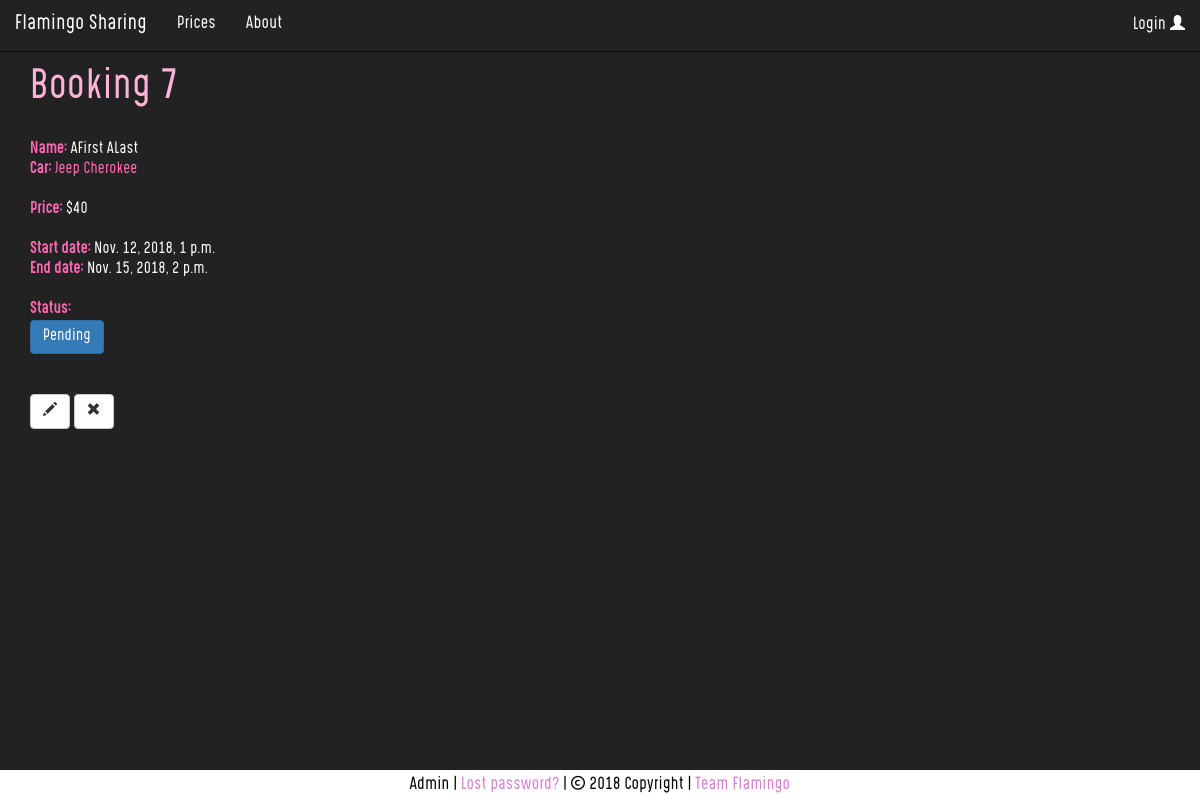
The page /booking/7 on the database its author committed.
### accounts/models.py (models this page shows, shortened)
class Booking(models.Model):
    booking_id = models.AutoField("Booking", primary_key=True)
    customer = models.ForeignKey(CustomUser, on_delete=models.CASCADE, verbose_name="Customer")
    book_start_date = models.DateField("Start date", null=True, blank=True)
    book_end_date = models.DateField("End date", null=True, blank=True)
    start_time = models.TimeField("Start time", null=True, blank=True)
    end_time = models.TimeField("End time", null=True, blank=True)
    car = models.ForeignKey(Car, on_delete=models.CASCADE, verbose_name="Cars")
    status = models.CharField("Status", max_length=20, null=True, blank=True, default="Pending")
    status_button = models.CharField(max_length=20, null=True, blank=True, default="primary")
    status_options = models.TextField(null=True, blank=True, default="Status(button): Pending (primary), Paid(success), Cancelled(danger)", max_length=20)

class CustomUser(AbstractUser):
    first_name = models.CharField("First Name", max_length=50, null=True, blank=True)
    last_name = models.CharField("Last Name", max_length=50, null=True, blank=True)
    email = models.CharField("Email", max_length=50, null=True, blank=True)
    license_number = models.IntegerField("License Number", null=True, blank=True)
    country_of_issue = models.CharField("Country Of Issue", max_length=50, null=True, blank=True)
    state = models.CharField("State", max_length=50, null=True, blank=True)
    issue_date = models.DateField("Issue Date", null=True, blank=True)
    expiry_date = models.DateField("Expiry Date", null=True, blank=True)
    def __str__(self):
        return  str(self.first_name + " " + self.last_name)

class Car(models.Model):
    car_id = models.IntegerField("Car", primary_key=True)
    car_name = models.CharField("Model", max_length=50, null=True, blank=True)
    image = models.CharField(max_length=50, null=True, blank=True)
    description = models.TextField(null=True, blank=True)
    price = models.IntegerField(null=True, blank=True)
    lat = models.CharField(max_length=50, null=True, blank=True)
    lng = models.CharField(max_length=50, null=True, blank=True)
    icon = models.IntegerField("Icon Tier", null=True, blank=True)
    def get_absolute_url(self):
        return reverse('car-details', kwargs={'pk': self.pk})
    def __str__(self):
        return self.car_name

### accounts/views.py (the view)
# urls.py: path('booking/<int:pk>', views.BookingView.as_view(), name='booking-details'),
class BookingView(generic.DetailView):
    model = Booking
    template_name = 'booking_details.html'

### templates/booking_details.html (shortened to what this page needs)
{% extends 'base.html' %}
{% block content %}
<div class="container">
  <h1>Booking {{ booking.booking_id }}</h1>
  <p><br>
    <strong style="color:hotpink;">Name:</strong> {{ booking.customer }}<br>
    <strong style="color:hotpink;">Car:</strong> <a href="{{ booking.car.get_absolute_url }}">{{ booking.car }}</a>
    <br><br>
    <strong style="color:hotpink;">Price:</strong> ${{ booking.car.price }}
    <br><br>
    <strong style="color:hotpink;">Start date:</strong> {{ booking.book_start_date }}, {{ booking.start_time }}<br>
    <strong style="color:hotpink;">End date:</strong> {{ booking.book_end_date }}, {{ booking.end_time }}
    <br><br>
    <strong style="color:hotpink;">Status:</strong><br>
    <button type="button" class="btn btn-{{ booking.status_button }}">{{ booking.status }}</button>
    <br><br><br>
    <a class="btn btn-default" href="{% url 'edit' pk=booking.pk %}" title="Edit this booking"><span class="glyphicon glyphicon-pencil"></span></a>
    <a class="btn btn-default" href="{% url 'delete' pk=booking.pk %}" title="Delete this booking"><span class="glyphicon glyphicon-remove"></span></a>
    <br><br><br>
  </p>
</div>
{% endblock %}

### flamingo/static/css/style.css (style rules this page uses)
html, body { overflow: auto; min-height:100%; background-color: #222222; font-family: appFont; position: relative; height:100%; margin: 0; padding: 0; }
* { margin: 0; padding-bottom: 0; }
a { color: hotpink; }
h1 { color: #ffb3d9; }
p { color: white; }
.container { background-color: #222222; min-height: 100%; position: relative; }

### rows shown on the page
Booking: booking_id "7", customer "AFirst ALast", car "Jeep Cherokee", car.price "40", book_start_date "Nov. 12, 2018", start_time "1 p.m.", book_end_date "Nov. 15, 2018", end_time "2 p.m.", status "Pending"
